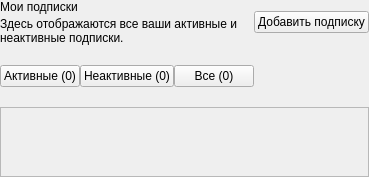
         <widget class="QWidget" name="subscriptionsPage">
          <layout class="QVBoxLayout" name="subscriptionsLayout" stretch="0,0,1">
           <property name="leftMargin">
            <number>0</number>
           </property>
           <property name="topMargin">
            <number>0</number>
           </property>
           <property name="rightMargin">
            <number>0</number>
           </property>
           <property name="bottomMargin">
            <number>0</number>
           </property>
           <property name="spacing">
            <number>20</number>
           </property>
           <item>
            <widget class="QWidget" name="subscriptionsHeading">
             <layout class="QHBoxLayout" name="subscriptionsHeadingLayout" stretch="1,0">
              <property name="leftMargin">
               <number>0</number>
              </property>
              <property name="topMargin">
               <number>0</number>
              </property>
              <property name="rightMargin">
               <number>0</number>
              </property>
              <property name="bottomMargin">
               <number>0</number>
              </property>
              <property name="spacing">
               <number>16</number>
              </property>
              <item>
               <widget class="QWidget" name="subscriptionsHeadingText">
                <layout class="QVBoxLayout" name="subscriptionsTitlesLayout">
                 <property name="leftMargin">
                  <number>0</number>
                 </property>
                 <property name="topMargin">
                  <number>0</number>
                 </property>
                 <property name="rightMargin">
                  <number>0</number>
                 </property>
                 <property name="bottomMargin">
                  <number>0</number>
                 </property>
                 <property name="spacing">
                  <number>3</number>
                 </property>
                 <item>
                  <widget class="QLabel" name="subscriptionsTitle">
                   <property name="text">
                    <string>Мои подписки</string>
                   </property>
                   <property name="heading" stdset="0">
                    <bool>true</bool>
                   </property>
                  </widget>
                 </item>
                 <item>
                  <widget class="QLabel" name="subscriptionsSubtitle">
                   <property name="text">
                    <string>Здесь отображаются все ваши активные и неактивные подписки.</string>
                   </property>
                   <property name="muted" stdset="0">
                    <bool>true</bool>
                   </property>
                   <property name="wordWrap">
                    <bool>true</bool>
                   </property>
                  </widget>
                 </item>
                </layout>
               </widget>
              </item>
              <item>
               <widget class="QPushButton" name="addSubscriptionButton">
                <property name="text">
                 <string>Добавить подписку</string>
                </property>
                <property name="primary" stdset="0">
                 <bool>true</bool>
                </property>
               </widget>
              </item>
             </layout>
            </widget>
           </item>
           <item>
            <widget class="QWidget" name="subscriptionTabWrapper">
             <layout class="QHBoxLayout" name="subscriptionTabWrapperLayout">
              <property name="leftMargin">
               <number>0</number>
              </property>
              <property name="topMargin">
               <number>0</number>
              </property>
              <property name="rightMargin">
               <number>0</number>
              </property>
              <property name="bottomMargin">
               <number>0</number>
              </property>
              <property name="spacing">
               <number>0</number>
              </property>
              <item>
               <widget class="QFrame" name="subscriptionTabs">
                <property name="tabs" stdset="0">
                 <bool>true</bool>
                </property>
                <layout class="QHBoxLayout" name="subscriptionTabsLayout">
                 <property name="leftMargin">
                  <number>0</number>
                 </property>
                 <property name="topMargin">
                  <number>0</number>
                 </property>
                 <property name="rightMargin">
                  <number>0</number>
                 </property>
                 <property name="bottomMargin">
                  <number>0</number>
                 </property>
                 <property name="spacing">
                  <number>0</number>
                 </property>
                 <item>
                  <widget class="QPushButton" name="activeTab">
                   <property name="text">
                    <string>Активные (0)</string>
                   </property>
                   <property name="checkable">
                    <bool>true</bool>
                   </property>
                   <property name="tab" stdset="0">
                    <bool>true</bool>
                   </property>
                  </widget>
                 </item>
                 <item>
                  <widget class="QPushButton" name="inactiveTab">
                   <property name="text">
                    <string>Неактивные (0)</string>
                   </property>
                   <property name="checkable">
                    <bool>true</bool>
                   </property>
                   <property name="tab" stdset="0">
                    <bool>true</bool>
                   </property>
                  </widget>
                 </item>
                 <item>
                  <widget class="QPushButton" name="allTab">
                   <property name="text">
                    <string>Все (0)</string>
                   </property>
                   <property name="checkable">
                    <bool>true</bool>
                   </property>
                   <property name="tab" stdset="0">
                    <bool>true</bool>
                   </property>
                  </widget>
                 </item>
                </layout>
               </widget>
              </item>
              <item>
               <spacer name="subscriptionTabsSpacer">
                <property name="orientation">
                 <enum>Qt::Horizontal</enum>
                </property>
                <property name="sizeHint">
                 <size>
                  <width>10</width>
                  <height>0</height>
                 </size>
                </property>
               </spacer>
              </item>
             </layout>
            </widget>
           </item>
           <item>
            <widget class="QFrame" name="subscriptionPanel">
             <property name="panel" stdset="0">
              <bool>true</bool>
             </property>
             <layout class="QVBoxLayout" name="subscriptionPanelLayout">
              <property name="leftMargin">
               <number>0</number>
              </property>
              <property name="topMargin">
               <number>0</number>
              </property>
              <property name="rightMargin">
               <number>0</number>
              </property>
              <property name="bottomMargin">
               <number>0</number>
              </property>
              <property name="spacing">
               <number>0</number>
              </property>
              <item>
               <widget class="QScrollArea" name="subscriptionsScrollArea">
                <property name="widgetResizable">
                 <bool>true</bool>
                </property>
                <property name="horizontalScrollBarPolicy">
                 <enum>Qt::ScrollBarPolicy::ScrollBarAlwaysOff</enum>
                </property>
                <widget class="QWidget" name="subscriptionsScrollAreaContents">
                 <layout class="QVBoxLayout" name="subRowsLayout">
                  <property name="leftMargin">
                   <number>0</number>
                  </property>
                  <property name="topMargin">
                   <number>0</number>
                  </property>
                  <property name="rightMargin">
                   <number>0</number>
                  </property>
                  <property name="bottomMargin">
                   <number>0</number>
                  </property>
                  <property name="spacing">
                   <number>0</number>
                  </property>
                 </layout>
                </widget>
               </widget>
              </item>
             </layout>
            </widget>
           </item>
          </layout>
         </widget>
